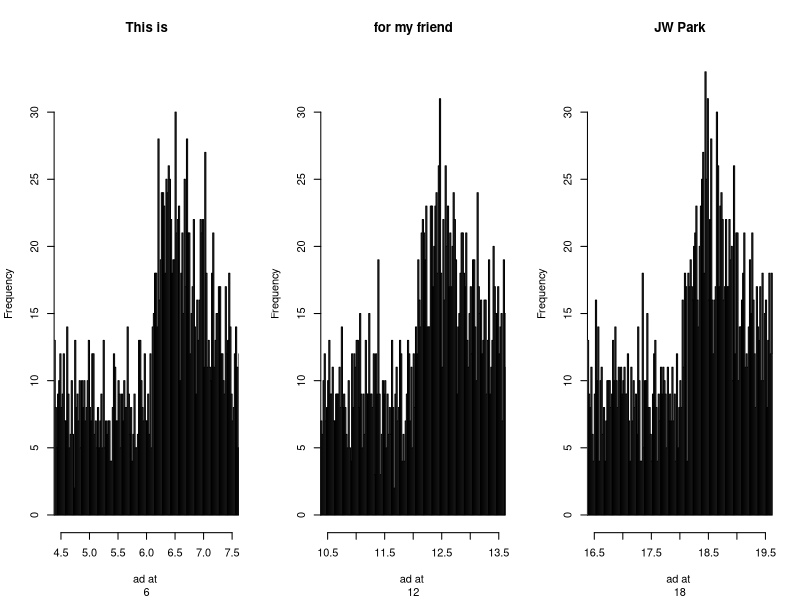

The R source for this figure:
# Affection Measurement of TV CFs
# For my frend, JW Park

# 1. Generating Sample Data
n1 = 24*60  # 24 hours * 60 minutes
n2 = 18*60  # suppose 18:00pm is the peak
cf.time = c(6, 12, 18) # suppose cf is played at 6:00, 12:00 and 18:00)
jwp = c("This is", "for my friend", "JW Park") # suprise!

# 1-1. set an uniform dist. frequency of app download
sample.data = runif(10000, 0, n1)/60

# 1-2. add the frequency just after cf
for (i in 1:length(cf.time)) {
  sample.data = c(sample.data, rlnorm(1000, 0, 1) + cf.time[i])
  }
# It can be more plausible with your wit

# 1-3. adjust time ex) 25:00 → 01:00
for (i in 1:length(sample.data)) {
  if (sample.data[i] >= 24) {
    sample.data[i] = sample.data[i] %% 24
  }
}

# 2. plot histogram for comparing before and after ad.
windows(width=12, height=5)
par(mfrow=c(1,3)) 
for (i in 1:length(cf.time)) {
  hist(sample.data, 
       main = jwp[i],
       xlim = range(cf.time[i]-1.5, cf.time[i]+1.5),
       xlab = c("ad at ", cf.time[i]),
       breaks=n1)
}
